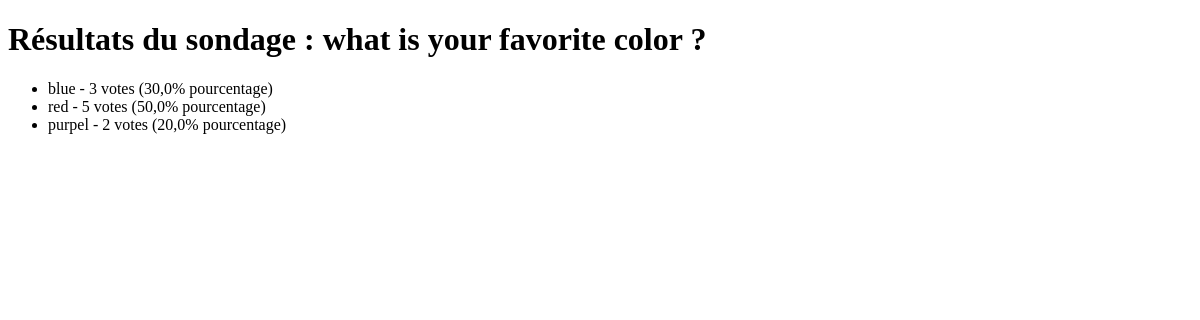
The page /polls/5/frequency/ on the database as committed earlier.
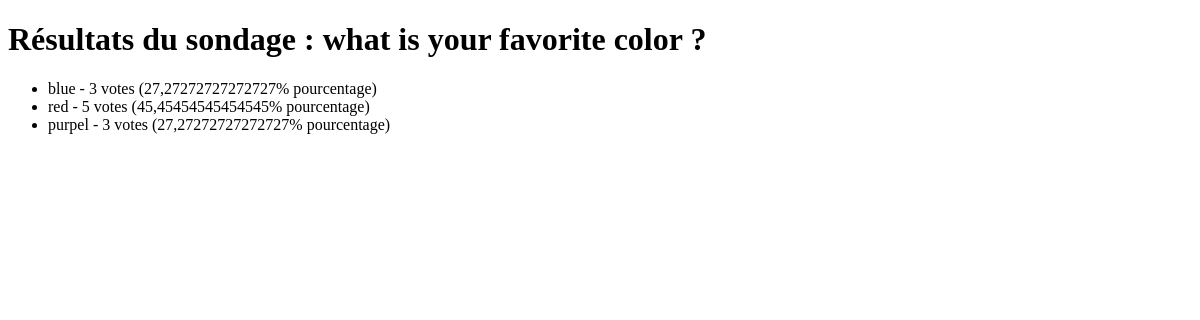
The same page on the database as committed later.
### polls/models.py (models this page shows, shortened)
class Question(models.Model):
    question_text = models.CharField(max_length=200)
    pub_date = models.DateTimeField("date published")
    def get_choices(self):
        choices = self.choice_set.all()
        total_votes = sum(choice.votes for choice in choices)
        results = []
        for choice in choices:
            votes = choice.votes
            percent = (votes / total_votes * 100) if total_votes > 0 else 0
            results.append((choice, votes, percent))
        return results

class Choice(models.Model):
    question = models.ForeignKey(Question, on_delete=models.CASCADE)
    choice_text = models.CharField(max_length=200)
    votes = models.IntegerField(default=0)

### polls/views.py (the view)
# urls.py: path('<int:question_id>/frequency/', views.FrequencyView.as_view(), name='frequency'),
class FrequencyView(generic.DetailView):
    model = Question
    template_name = "polls/frequency.html"
    pk_url_kwarg = 'question_id'
    def get_context_data(self, **kwargs):
        context = super().get_context_data(**kwargs)
        question = self.get_object()
        context['choices'] = question.get_choices()
        return context

### polls/templates/polls/frequency.html (shortened to what this page needs)
<!DOCTYPE html>
<html lang="en">
<head>
</head>
<body>
<h1>Résultats du sondage : {{ question.question_text }}</h1>
<ul>
    {% for choice, votes, percent in choices %}
        <li>{{ choice.choice_text }} - {{ votes }} votes ({{ percent }}% pourcentage)</li>
    {% endfor %}
</ul>
</body>
</html>

Rows that differ between the two databases and show on the page:
computed for Choice "blue": percent "30,0" → "27,27272727272727"
computed for Choice "red": percent "50,0" → "45,45454545454545"
changed Choice "purpel": votes "2" → "3"; percent "20,0" → "27,27272727272727"
